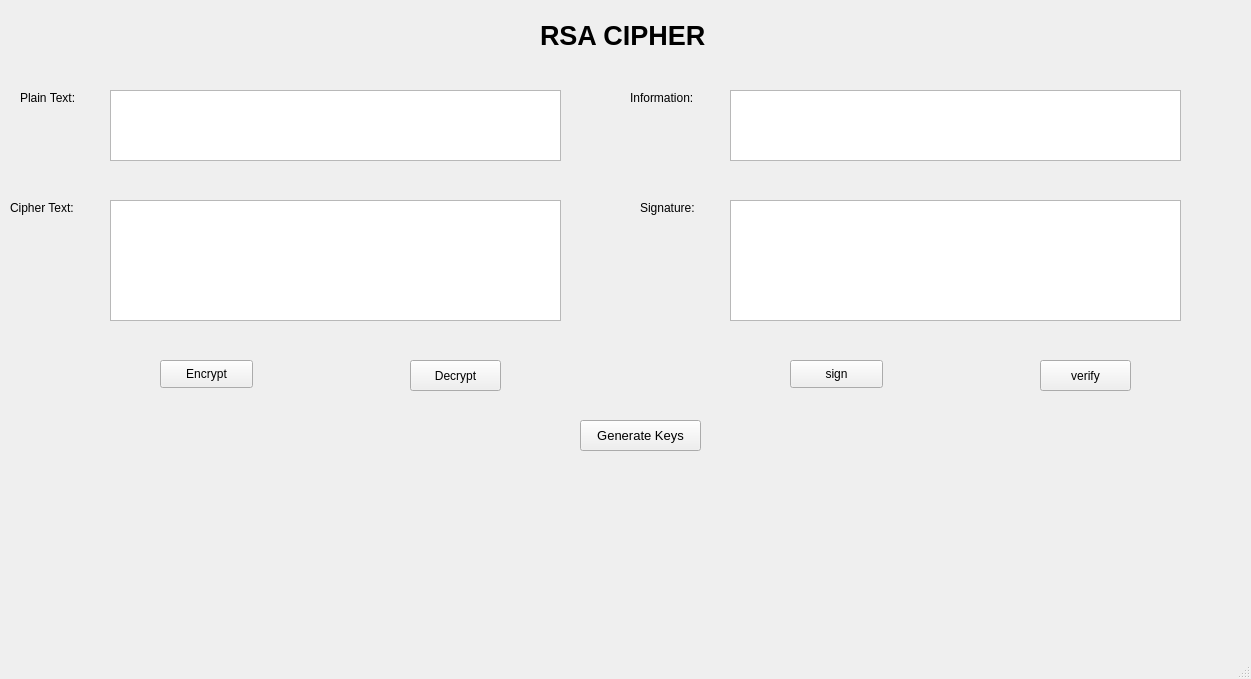
<?xml version="1.0" encoding="UTF-8"?>
<ui version="4.0">
 <class>MainWindow</class>
 <widget class="QMainWindow" name="MainWindow">
  <property name="geometry">
   <rect>
    <x>0</x>
    <y>0</y>
    <width>1251</width>
    <height>679</height>
   </rect>
  </property>
  <property name="windowTitle">
   <string>MainWindow</string>
  </property>
  <widget class="QWidget" name="centralwidget">
   <widget class="QLabel" name="label_4">
    <property name="geometry">
     <rect>
      <x>10</x>
      <y>200</y>
      <width>71</width>
      <height>16</height>
     </rect>
    </property>
    <property name="text">
     <string>Cipher Text:</string>
    </property>
   </widget>
   <widget class="QPushButton" name="btn_decrypt">
    <property name="geometry">
     <rect>
      <x>410</x>
      <y>360</y>
      <width>91</width>
      <height>31</height>
     </rect>
    </property>
    <property name="text">
     <string>Decrypt</string>
    </property>
   </widget>
   <widget class="QLabel" name="label">
    <property name="geometry">
     <rect>
      <x>540</x>
      <y>20</y>
      <width>221</width>
      <height>31</height>
     </rect>
    </property>
    <property name="minimumSize">
     <size>
      <width>111</width>
      <height>16</height>
     </size>
    </property>
    <property name="font">
     <font>
      <pointsize>20</pointsize>
      <weight>75</weight>
      <bold>true</bold>
     </font>
    </property>
    <property name="text">
     <string>RSA CIPHER</string>
    </property>
   </widget>
   <widget class="QPushButton" name="btn_encrypt">
    <property name="geometry">
     <rect>
      <x>160</x>
      <y>360</y>
      <width>93</width>
      <height>28</height>
     </rect>
    </property>
    <property name="text">
     <string>Encrypt</string>
    </property>
   </widget>
   <widget class="QTextEdit" name="txt_plain_text">
    <property name="geometry">
     <rect>
      <x>110</x>
      <y>90</y>
      <width>451</width>
      <height>71</height>
     </rect>
    </property>
   </widget>
   <widget class="QLabel" name="label_2">
    <property name="geometry">
     <rect>
      <x>20</x>
      <y>90</y>
      <width>61</width>
      <height>16</height>
     </rect>
    </property>
    <property name="text">
     <string>Plain Text:</string>
    </property>
   </widget>
   <widget class="QTextEdit" name="txt_cipher_text">
    <property name="geometry">
     <rect>
      <x>110</x>
      <y>200</y>
      <width>451</width>
      <height>121</height>
     </rect>
    </property>
    <property name="readOnly">
     <bool>false</bool>
    </property>
   </widget>
   <widget class="QPushButton" name="btn_verify">
    <property name="geometry">
     <rect>
      <x>1040</x>
      <y>360</y>
      <width>91</width>
      <height>31</height>
     </rect>
    </property>
    <property name="text">
     <string>verify</string>
    </property>
   </widget>
   <widget class="QPushButton" name="btn_sign">
    <property name="geometry">
     <rect>
      <x>790</x>
      <y>360</y>
      <width>93</width>
      <height>28</height>
     </rect>
    </property>
    <property name="text">
     <string>sign</string>
    </property>
   </widget>
   <widget class="QTextEdit" name="txt_info">
    <property name="geometry">
     <rect>
      <x>730</x>
      <y>90</y>
      <width>451</width>
      <height>71</height>
     </rect>
    </property>
   </widget>
   <widget class="QLabel" name="label_5">
    <property name="geometry">
     <rect>
      <x>640</x>
      <y>200</y>
      <width>71</width>
      <height>16</height>
     </rect>
    </property>
    <property name="text">
     <string>Signature:</string>
    </property>
   </widget>
   <widget class="QLabel" name="label_3">
    <property name="geometry">
     <rect>
      <x>630</x>
      <y>90</y>
      <width>81</width>
      <height>16</height>
     </rect>
    </property>
    <property name="text">
     <string>Information:</string>
    </property>
   </widget>
   <widget class="QTextEdit" name="txt_sign">
    <property name="geometry">
     <rect>
      <x>730</x>
      <y>200</y>
      <width>451</width>
      <height>121</height>
     </rect>
    </property>
    <property name="readOnly">
     <bool>false</bool>
    </property>
   </widget>
   <widget class="QPushButton" name="btn_gen_keys">
    <property name="geometry">
     <rect>
      <x>580</x>
      <y>420</y>
      <width>121</width>
      <height>31</height>
     </rect>
    </property>
    <property name="font">
     <font>
      <pointsize>10</pointsize>
     </font>
    </property>
    <property name="text">
     <string>Generate Keys</string>
    </property>
   </widget>
  </widget>
  <widget class="QMenuBar" name="menubar">
   <property name="geometry">
    <rect>
     <x>0</x>
     <y>0</y>
     <width>1251</width>
     <height>26</height>
    </rect>
   </property>
  </widget>
  <widget class="QStatusBar" name="statusbar"/>
 </widget>
 <resources/>
 <connections/>
</ui>
